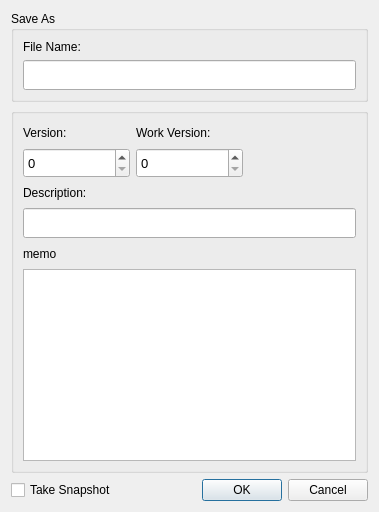
<?xml version="1.0" encoding="UTF-8"?>
<ui version="4.0">
 <class>Form</class>
 <widget class="QWidget" name="Form">
  <property name="geometry">
   <rect>
    <x>0</x>
    <y>0</y>
    <width>379</width>
    <height>512</height>
   </rect>
  </property>
  <property name="sizePolicy">
   <sizepolicy hsizetype="Fixed" vsizetype="Fixed">
    <horstretch>0</horstretch>
    <verstretch>0</verstretch>
   </sizepolicy>
  </property>
  <property name="minimumSize">
   <size>
    <width>379</width>
    <height>512</height>
   </size>
  </property>
  <property name="maximumSize">
   <size>
    <width>379</width>
    <height>544</height>
   </size>
  </property>
  <property name="windowTitle">
   <string>Form</string>
  </property>
  <layout class="QGridLayout" name="gridLayout_3">
   <item row="2" column="1">
    <widget class="QDialogButtonBox" name="buttonBox">
     <property name="standardButtons">
      <set>QDialogButtonBox::Cancel|QDialogButtonBox::Ok</set>
     </property>
    </widget>
   </item>
   <item row="2" column="0">
    <widget class="QCheckBox" name="snapshot_checkBox">
     <property name="text">
      <string>Take Snapshot</string>
     </property>
     <property name="tristate">
      <bool>false</bool>
     </property>
    </widget>
   </item>
   <item row="1" column="0" colspan="2">
    <widget class="QGroupBox" name="groupBox">
     <property name="title">
      <string/>
     </property>
     <layout class="QGridLayout" name="gridLayout">
      <item row="0" column="0">
       <widget class="QLabel" name="label_3">
        <property name="text">
         <string>Version:</string>
        </property>
       </widget>
      </item>
      <item row="0" column="1">
       <widget class="QLabel" name="label_4">
        <property name="text">
         <string>Work Version:</string>
        </property>
       </widget>
      </item>
      <item row="1" column="2">
       <spacer name="horizontalSpacer_2">
        <property name="orientation">
         <enum>Qt::Horizontal</enum>
        </property>
        <property name="sizeType">
         <enum>QSizePolicy::Preferred</enum>
        </property>
        <property name="sizeHint" stdset="0">
         <size>
          <width>60</width>
          <height>20</height>
         </size>
        </property>
       </spacer>
      </item>
      <item row="2" column="0">
       <widget class="QLabel" name="label_5">
        <property name="text">
         <string>Description:</string>
        </property>
       </widget>
      </item>
      <item row="4" column="0">
       <widget class="QLabel" name="label">
        <property name="text">
         <string>memo</string>
        </property>
       </widget>
      </item>
      <item row="5" column="0" colspan="3">
       <widget class="QTextEdit" name="saveDevComment_textEdit">
        <property name="sizePolicy">
         <sizepolicy hsizetype="Preferred" vsizetype="Preferred">
          <horstretch>0</horstretch>
          <verstretch>0</verstretch>
         </sizepolicy>
        </property>
        <property name="font">
         <font>
          <pointsize>10</pointsize>
         </font>
        </property>
       </widget>
      </item>
      <item row="3" column="0" colspan="3">
       <widget class="QLineEdit" name="dsc_lineEdit">
        <property name="minimumSize">
         <size>
          <width>0</width>
          <height>30</height>
         </size>
        </property>
       </widget>
      </item>
      <item row="1" column="0">
       <widget class="QSpinBox" name="version_spinBox">
        <property name="minimumSize">
         <size>
          <width>0</width>
          <height>30</height>
         </size>
        </property>
        <property name="font">
         <font>
          <pointsize>10</pointsize>
         </font>
        </property>
       </widget>
      </item>
      <item row="1" column="1">
       <widget class="QSpinBox" name="wipVersion_spinBox">
        <property name="minimumSize">
         <size>
          <width>0</width>
          <height>30</height>
         </size>
        </property>
        <property name="font">
         <font>
          <pointsize>10</pointsize>
         </font>
        </property>
       </widget>
      </item>
     </layout>
    </widget>
   </item>
   <item row="0" column="0" colspan="2">
    <widget class="QGroupBox" name="groupBox">
     <property name="sizePolicy">
      <sizepolicy hsizetype="Preferred" vsizetype="Fixed">
       <horstretch>0</horstretch>
       <verstretch>0</verstretch>
      </sizepolicy>
     </property>
     <property name="title">
      <string>Save As</string>
     </property>
     <layout class="QGridLayout" name="gridLayout_2">
      <item row="0" column="0">
       <widget class="QLabel" name="label_2">
        <property name="text">
         <string>File Name:</string>
        </property>
       </widget>
      </item>
      <item row="1" column="0">
       <widget class="QLineEdit" name="fileName_lineEdit">
        <property name="minimumSize">
         <size>
          <width>0</width>
          <height>30</height>
         </size>
        </property>
       </widget>
      </item>
     </layout>
    </widget>
   </item>
  </layout>
 </widget>
 <resources/>
 <connections/>
</ui>
